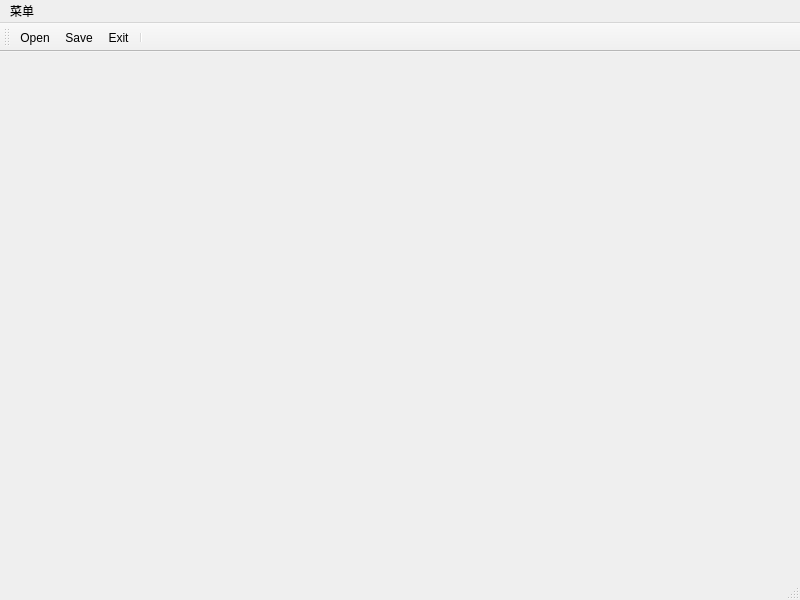
<?xml version="1.0" encoding="UTF-8"?>
<ui version="4.0">
 <class>MainWindow</class>
 <widget class="QMainWindow" name="MainWindow">
  <property name="geometry">
   <rect>
    <x>0</x>
    <y>0</y>
    <width>800</width>
    <height>600</height>
   </rect>
  </property>
  <property name="windowTitle">
   <string>MainWindow</string>
  </property>
  <widget class="QWidget" name="centralwidget"/>
  <widget class="QMenuBar" name="menubar">
   <property name="geometry">
    <rect>
     <x>0</x>
     <y>0</y>
     <width>800</width>
     <height>23</height>
    </rect>
   </property>
   <widget class="QMenu" name="menu">
    <property name="title">
     <string>菜单</string>
    </property>
    <addaction name="actiond"/>
    <addaction name="actionSave"/>
    <addaction name="separator"/>
    <addaction name="actionExit"/>
   </widget>
   <addaction name="menu"/>
  </widget>
  <widget class="QStatusBar" name="statusbar"/>
  <widget class="QToolBar" name="toolBar">
   <property name="windowTitle">
    <string>toolBar</string>
   </property>
   <attribute name="toolBarArea">
    <enum>TopToolBarArea</enum>
   </attribute>
   <attribute name="toolBarBreak">
    <bool>false</bool>
   </attribute>
   <addaction name="actiond"/>
   <addaction name="actionSave"/>
   <addaction name="actionExit"/>
   <addaction name="separator"/>
  </widget>
  <action name="actiond">
   <property name="text">
    <string>Open</string>
   </property>
   <property name="shortcut">
    <string>Ctrl+O</string>
   </property>
  </action>
  <action name="actionSave">
   <property name="text">
    <string>Save</string>
   </property>
  </action>
  <action name="actionExit">
   <property name="text">
    <string>Exit</string>
   </property>
  </action>
 </widget>
 <resources/>
 <connections/>
</ui>
